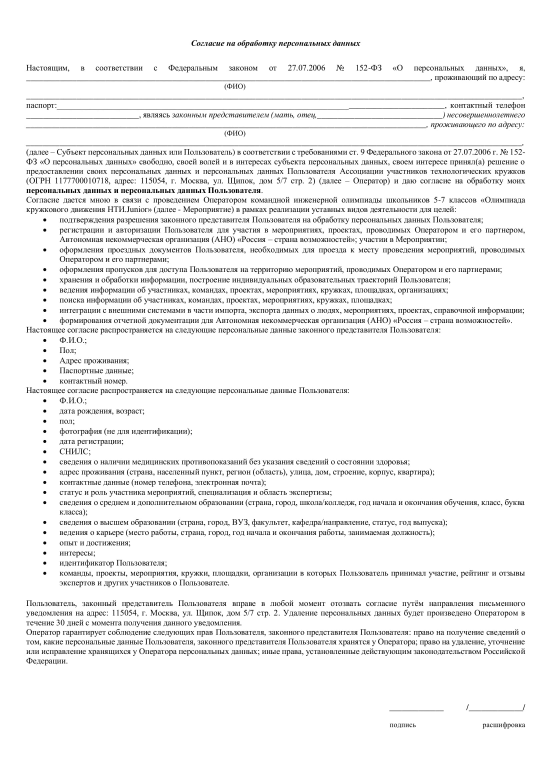
#> input picture default.jpg, 1654 x 2339 px, found by its file name (shown at 1/3 size)
$ python compare_list.py   (older library calls are emulated)
#> lines starting #> are read from the running program, lines starting #| are printed output that depends on the picture; after the words box and inside, x2 and y2 are one past the last pixel; in counts of white or black regions, pixels touching at a corner belong together
import cv2
import cv2.xfeatures2d as cv # only for the new version
from matplotlib import pyplot as plt
import numpy as np

MIN_MATCH_COUNT = 75

img1 = cv2.imread('default.jpg',0)          # queryImage
#> img1 is the input picture: shape (2339, 1654); min 0, max 255, mean 241.2
img2 = cv2.imread('photos/IMG_2076.jpg',0) # trainImage
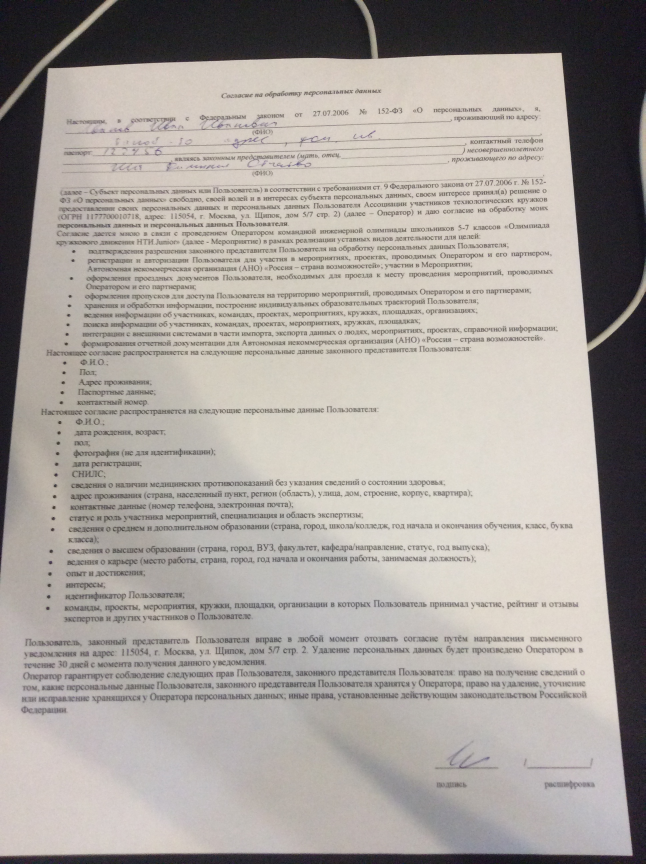
#> input picture photos/IMG_2076.JPG, 1936 x 2592 px, found by its file name (shown at 1/3 size)
#> img2: shape (2592, 1936); min 0, max 231, mean 162.1

# resize images
def_h = 720 # TODO find the best. Maximaze delta matches between correct and wrong images
img1 = cv2.resize(img1, (int(def_h*2/3), def_h))
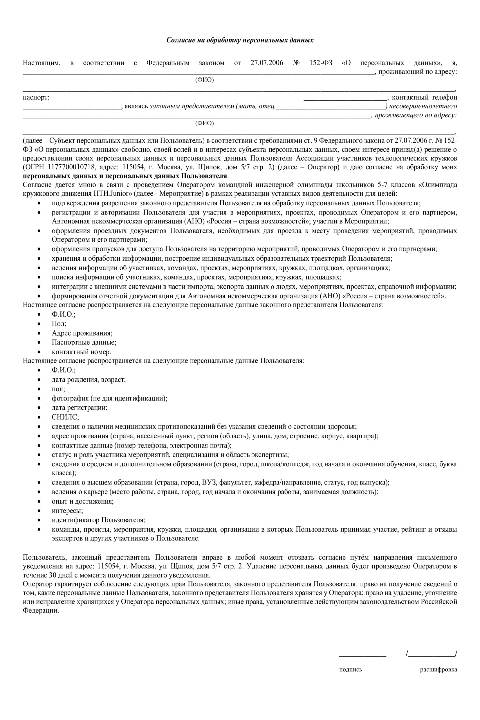
#> img1: shape (720, 480); min 0, max 255, mean 241.2
img2 = cv2.resize(img2, (int(def_h*2/3), def_h))
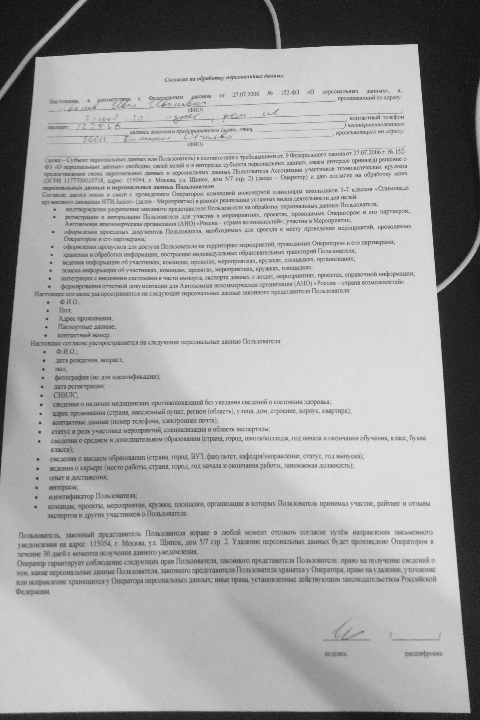
#> img2: shape (720, 480); min 9, max 225, mean 162

# Initiate SIFT detector
sift = cv.SIFT_create() # cv2.SIFT() - old version

# find the keypoints and descriptors with SIFT
kp1, des1 = sift.detectAndCompute(img2,None)
#> kp1 = 2166 keypoints; strongest (x, y, size): (392, 72, 44.3), (416, 45, 2.1), (439, 281, 5), (464, 706, 9.7)
kp2, des2 = sift.detectAndCompute(img1,None)
#> kp2 = 1635 keypoints; strongest (x, y, size): (225, 176, 2.1), (101, 176, 2.5), (296, 63, 1.9), (306, 464, 1.9)

FLANN_INDEX_KDTREE = 0
index_params = dict(algorithm = FLANN_INDEX_KDTREE, trees = 5)
search_params = dict(checks = 50)

flann = cv2.FlannBasedMatcher(index_params, search_params)

matches = flann.knnMatch(des1,des2,k=2)
#> matches = 2166 matches

# store all the good matches as per Lowe's ratio test.
good = []
for m,n in matches:
    if m.distance < 0.7*n.distance:
        good.append(m)
#> after the loop, good = 89 matches

if len(good)>MIN_MATCH_COUNT:
    src_pts = np.float32([ kp1[m.queryIdx].pt for m in good ]).reshape(-1,1,2)
#> src_pts = 89 rows, first 8: [18.11, 573.1], [21.73, 534.9], [23.99, 582.7], [54.44, 163.9], [56.12, 347.5], [57.06, 377.9], [59.57, 290.6], [60.82, 297.6]
    dst_pts = np.float32([ kp2[m.trainIdx].pt for m in good ]).reshape(-1,1,2)
#> dst_pts = 89 rows, first 8: [53.69, 286.5], [446.3, 596.9], [31.47, 601.9], [35.01, 145.3], [52.66, 365], [53.88, 398.7], [50.9, 300.7], [52.45, 309.2]

    M, mask = cv2.findHomography(src_pts, dst_pts, cv2.RANSAC,5.0)
#> M = [[1.3, 0.0959, -49.4], [0.0272, 1.43, -79.47], [3.51e-05, 0.000421, 1]]; mask = 89 values, max 1 at index 2, min 0 at index 0, mean 0.764
    matchesMask = mask.ravel().tolist()
#> matchesMask has the same summary as mask

    h,w = img1.shape
#> h = 720; w = 480
    pts = np.float32([ [0,0],[0,h-1],[w-1,h-1],[w-1,0] ]).reshape(-1,1,2)
#> pts = [[0, 0], [0, 719], [479, 719], [479, 0]]
    dst = cv2.perspectiveTransform(pts,M)
#> dst = [[-49.4, -79.47], [15.01, 726.9], [487.8, 727.6], [565.1, -65.33]]

    cropped = cv2.warpPerspective(img2, M, (w, h))
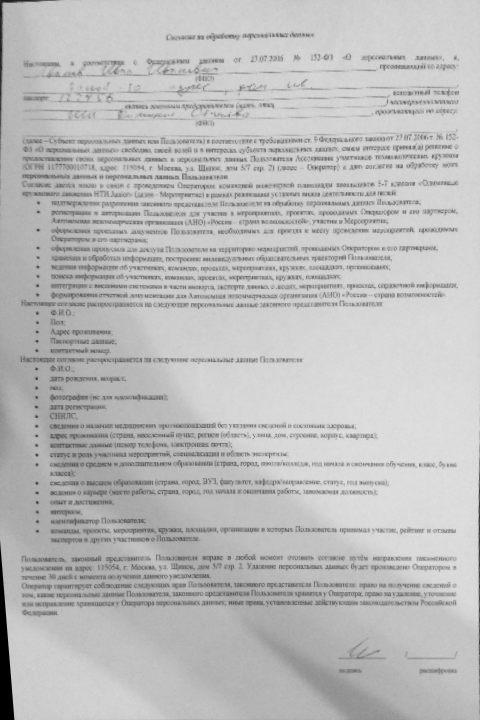
#> cropped: shape (720, 480); min 0, max 224, mean 187.8

    img2 = cv2.polylines(img2,[np.int32(dst)],True,255,3, cv2.LINE_AA)
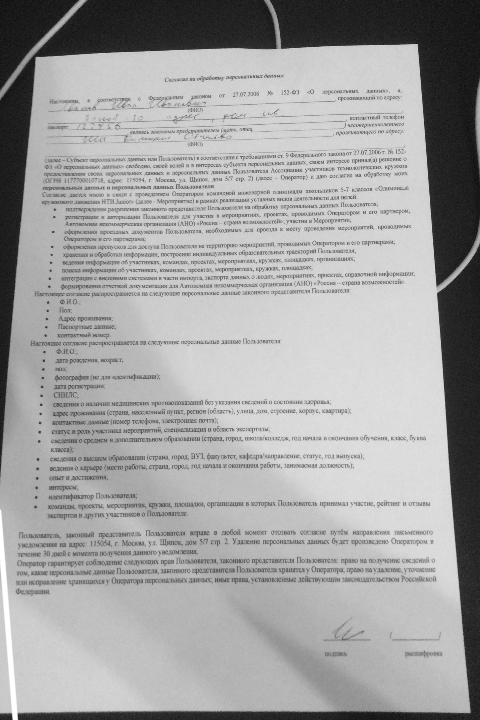
#> img2: shape (720, 480); 0.38% of pixels changed, all inside (x1, y1, x2, y2) = (0, 509, 19, 720)

    cv2.imshow('correct', cropped)
else:
    print("Not enough matches are found - %d/%d" % (len(good),MIN_MATCH_COUNT))
    matchesMask = None
    cv2.imshow('wrong', img2)

k = cv2.waitKey(0) & 0xff
#> (key Esc is pressed here)
